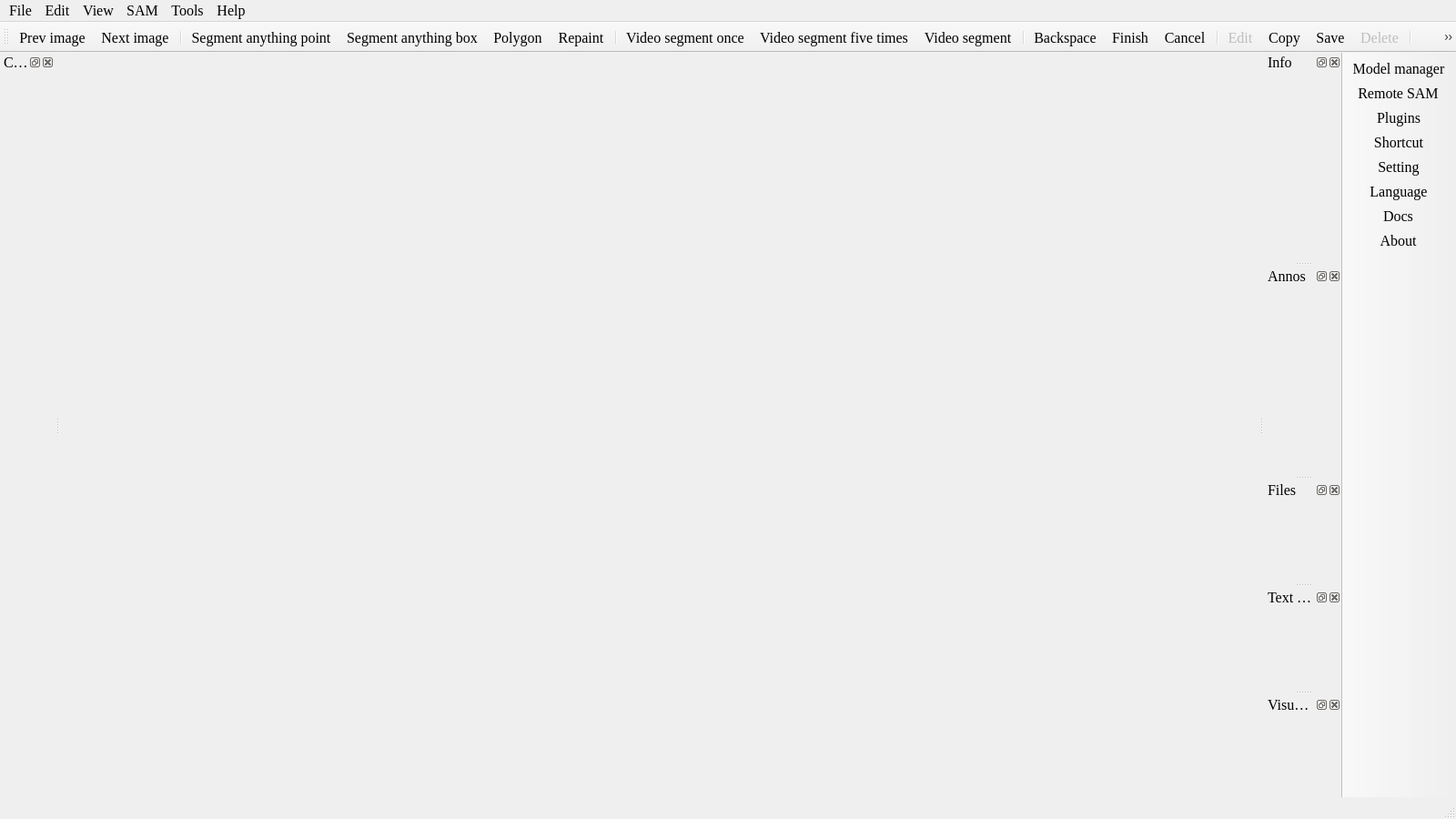
<?xml version="1.0" encoding="UTF-8"?>
<ui version="4.0">
 <class>MainWindow</class>
 <widget class="QMainWindow" name="MainWindow">
  <property name="geometry">
   <rect>
    <x>0</x>
    <y>0</y>
    <width>1600</width>
    <height>900</height>
   </rect>
  </property>
  <property name="minimumSize">
   <size>
    <width>800</width>
    <height>600</height>
   </size>
  </property>
  <property name="font">
   <font>
    <family>Times New Roman</family>
    <pointsize>12</pointsize>
   </font>
  </property>
  <property name="windowTitle">
   <string>IVAS</string>
  </property>
  <property name="windowIcon">
   <iconset resource="../icons.qrc">
    <normaloff>:/icon/logo/ivas.png</normaloff>:/icon/logo/ivas.png</iconset>
  </property>
  <widget class="QWidget" name="centralwidget">
   <layout class="QVBoxLayout" name="verticalLayout">
    <property name="spacing">
     <number>0</number>
    </property>
    <property name="leftMargin">
     <number>0</number>
    </property>
    <property name="topMargin">
     <number>0</number>
    </property>
    <property name="rightMargin">
     <number>0</number>
    </property>
    <property name="bottomMargin">
     <number>0</number>
    </property>
   </layout>
  </widget>
  <widget class="QMenuBar" name="menubar">
   <property name="enabled">
    <bool>true</bool>
   </property>
   <property name="geometry">
    <rect>
     <x>0</x>
     <y>0</y>
     <width>1600</width>
     <height>26</height>
    </rect>
   </property>
   <property name="font">
    <font>
     <family>Times New Roman</family>
     <pointsize>12</pointsize>
    </font>
   </property>
   <property name="autoFillBackground">
    <bool>false</bool>
   </property>
   <property name="defaultUp">
    <bool>false</bool>
   </property>
   <property name="nativeMenuBar">
    <bool>true</bool>
   </property>
   <widget class="QMenu" name="menuFile">
    <property name="font">
     <font>
      <family>Times New Roman</family>
      <pointsize>12</pointsize>
     </font>
    </property>
    <property name="title">
     <string>File</string>
    </property>
    <addaction name="actionImages_dir"/>
    <addaction name="actionLabel_dir"/>
    <addaction name="separator"/>
    <addaction name="actionPrev_image"/>
    <addaction name="actionNext_image"/>
    <addaction name="separator"/>
    <addaction name="actionSetting"/>
    <addaction name="actionExit"/>
   </widget>
   <widget class="QMenu" name="menuView">
    <property name="font">
     <font>
      <family>Times New Roman</family>
      <pointsize>12</pointsize>
     </font>
    </property>
    <property name="title">
     <string>View</string>
    </property>
    <addaction name="separator"/>
    <addaction name="actionPrev_group"/>
    <addaction name="actionNext_group"/>
    <addaction name="actionVisible"/>
    <addaction name="separator"/>
    <addaction name="actionBit_map"/>
    <addaction name="separator"/>
    <addaction name="actionZoom_in"/>
    <addaction name="actionZoom_out"/>
    <addaction name="actionFit_window"/>
    <addaction name="separator"/>
    <addaction name="actionScene_shot"/>
    <addaction name="actionWindow_shot"/>
   </widget>
   <widget class="QMenu" name="menuAbout">
    <property name="font">
     <font>
      <family>Times New Roman</family>
      <pointsize>12</pointsize>
     </font>
    </property>
    <property name="title">
     <string>Help</string>
    </property>
    <addaction name="actionLanguage"/>
    <addaction name="actionShortcut"/>
    <addaction name="actionDocs"/>
    <addaction name="actionCreate_a_desktop_shortcut"/>
    <addaction name="separator"/>
    <addaction name="actionAbout"/>
   </widget>
   <widget class="QMenu" name="menuTools">
    <property name="enabled">
     <bool>true</bool>
    </property>
    <property name="font">
     <font>
      <family>Times New Roman</family>
      <pointsize>12</pointsize>
     </font>
    </property>
    <property name="title">
     <string>Tools</string>
    </property>
    <addaction name="separator"/>
    <addaction name="actionPlugins"/>
    <addaction name="separator"/>
    <addaction name="actionConverter"/>
    <addaction name="actionVideo_to_frames"/>
    <addaction name="actionAuto_segment_with_bounding_box"/>
    <addaction name="actionAnno_validator"/>
    <addaction name="actionProcess_EXIF_tag"/>
   </widget>
   <widget class="QMenu" name="menuEdit">
    <property name="font">
     <font>
      <family>Times New Roman</family>
      <pointsize>12</pointsize>
     </font>
    </property>
    <property name="title">
     <string>Edit</string>
    </property>
    <addaction name="actionSegment_anything_point"/>
    <addaction name="actionSegment_anything_box"/>
    <addaction name="actionPolygon"/>
    <addaction name="actionRepaint"/>
    <addaction name="separator"/>
    <addaction name="actionVideo_segment"/>
    <addaction name="actionVideo_segment_once"/>
    <addaction name="actionVideo_segment_five_times"/>
    <addaction name="separator"/>
    <addaction name="actionBackspace"/>
    <addaction name="actionFinish"/>
    <addaction name="actionCancel"/>
    <addaction name="separator"/>
    <addaction name="actionEdit"/>
    <addaction name="actionDelete"/>
    <addaction name="actionSave"/>
    <addaction name="actionCopy"/>
    <addaction name="separator"/>
    <addaction name="actionTo_top"/>
    <addaction name="actionTo_bottom"/>
    <addaction name="separator"/>
    <addaction name="actionUnion"/>
    <addaction name="actionSubtract"/>
    <addaction name="actionIntersect"/>
    <addaction name="actionExclude"/>
   </widget>
   <widget class="QMenu" name="menuSAM_model">
    <property name="title">
     <string>SAM</string>
    </property>
    <addaction name="actionModel_manage"/>
    <addaction name="separator"/>
    <addaction name="actionRemote_SAM"/>
   </widget>
   <addaction name="menuFile"/>
   <addaction name="menuEdit"/>
   <addaction name="menuView"/>
   <addaction name="menuSAM_model"/>
   <addaction name="menuTools"/>
   <addaction name="menuAbout"/>
  </widget>
  <widget class="QStatusBar" name="statusbar">
   <property name="layoutDirection">
    <enum>Qt::LeftToRight</enum>
   </property>
  </widget>
  <widget class="QToolBar" name="toolBar">
   <property name="font">
    <font>
     <family>Times New Roman</family>
     <pointsize>12</pointsize>
    </font>
   </property>
   <property name="windowTitle">
    <string>toolBar</string>
   </property>
   <property name="iconSize">
    <size>
     <width>24</width>
     <height>24</height>
    </size>
   </property>
   <property name="toolButtonStyle">
    <enum>Qt::ToolButtonIconOnly</enum>
   </property>
   <property name="floatable">
    <bool>false</bool>
   </property>
   <attribute name="toolBarArea">
    <enum>TopToolBarArea</enum>
   </attribute>
   <attribute name="toolBarBreak">
    <bool>false</bool>
   </attribute>
   <addaction name="actionPrev_image"/>
   <addaction name="actionNext_image"/>
   <addaction name="separator"/>
   <addaction name="actionSegment_anything_point"/>
   <addaction name="actionSegment_anything_box"/>
   <addaction name="actionPolygon"/>
   <addaction name="actionRepaint"/>
   <addaction name="separator"/>
   <addaction name="actionVideo_segment_once"/>
   <addaction name="actionVideo_segment_five_times"/>
   <addaction name="actionVideo_segment"/>
   <addaction name="separator"/>
   <addaction name="actionBackspace"/>
   <addaction name="actionFinish"/>
   <addaction name="actionCancel"/>
   <addaction name="separator"/>
   <addaction name="actionEdit"/>
   <addaction name="actionCopy"/>
   <addaction name="actionSave"/>
   <addaction name="actionDelete"/>
   <addaction name="separator"/>
   <addaction name="actionTo_top"/>
   <addaction name="actionTo_bottom"/>
   <addaction name="separator"/>
   <addaction name="actionUnion"/>
   <addaction name="actionSubtract"/>
   <addaction name="actionIntersect"/>
   <addaction name="actionExclude"/>
   <addaction name="separator"/>
   <addaction name="actionZoom_in"/>
   <addaction name="actionZoom_out"/>
   <addaction name="actionFit_window"/>
   <addaction name="actionBit_map"/>
   <addaction name="actionVisible"/>
  </widget>
  <widget class="QDockWidget" name="info_dock">
   <property name="minimumSize">
    <size>
     <width>85</width>
     <height>43</height>
    </size>
   </property>
   <property name="features">
    <set>QDockWidget::AllDockWidgetFeatures</set>
   </property>
   <property name="windowTitle">
    <string>Info</string>
   </property>
   <attribute name="dockWidgetArea">
    <number>2</number>
   </attribute>
   <widget class="QWidget" name="dockWidgetContents_2"/>
  </widget>
  <widget class="QDockWidget" name="annos_dock">
   <property name="minimumSize">
    <size>
     <width>85</width>
     <height>43</height>
    </size>
   </property>
   <property name="features">
    <set>QDockWidget::AllDockWidgetFeatures</set>
   </property>
   <property name="windowTitle">
    <string>Annos</string>
   </property>
   <attribute name="dockWidgetArea">
    <number>2</number>
   </attribute>
   <widget class="QWidget" name="dockWidgetContents_3"/>
  </widget>
  <widget class="QDockWidget" name="files_dock">
   <property name="windowTitle">
    <string>Files</string>
   </property>
   <attribute name="dockWidgetArea">
    <number>2</number>
   </attribute>
   <widget class="QWidget" name="dockWidgetContents"/>
  </widget>
  <widget class="QDockWidget" name="categories_dock">
   <property name="windowTitle">
    <string>Categories</string>
   </property>
   <attribute name="dockWidgetArea">
    <number>1</number>
   </attribute>
   <widget class="QWidget" name="dockWidgetContents_4">
    <layout class="QVBoxLayout" name="verticalLayout_2"/>
   </widget>
  </widget>
  <widget class="QToolBar" name="toolBar_2">
   <property name="windowTitle">
    <string>toolBar_2</string>
   </property>
   <property name="movable">
    <bool>false</bool>
   </property>
   <property name="floatable">
    <bool>false</bool>
   </property>
   <attribute name="toolBarArea">
    <enum>RightToolBarArea</enum>
   </attribute>
   <attribute name="toolBarBreak">
    <bool>false</bool>
   </attribute>
   <addaction name="actionModel_manage"/>
   <addaction name="actionRemote_SAM"/>
   <addaction name="actionPlugins"/>
   <addaction name="actionShortcut"/>
   <addaction name="actionSetting"/>
   <addaction name="actionLanguage"/>
   <addaction name="actionDocs"/>
   <addaction name="actionAbout"/>
  </widget>
  <widget class="QDockWidget" name="text_prompt_dock">
   <property name="windowTitle">
    <string>Text prompt</string>
   </property>
   <attribute name="dockWidgetArea">
    <number>2</number>
   </attribute>
   <widget class="QWidget" name="dockWidgetContents_5"/>
  </widget>
  <widget class="QDockWidget" name="visual_prompt_dock">
   <property name="windowTitle">
    <string>Visual prompt</string>
   </property>
   <attribute name="dockWidgetArea">
    <number>2</number>
   </attribute>
   <widget class="QWidget" name="dockWidgetContents_7"/>
  </widget>
  <action name="actionImages_dir">
   <property name="icon">
    <iconset resource="../icons.qrc">
     <normaloff>:/icon/icons/照片_pic.svg</normaloff>:/icon/icons/照片_pic.svg</iconset>
   </property>
   <property name="text">
    <string>Images dir</string>
   </property>
   <property name="statusTip">
    <string>Open images dir.</string>
   </property>
  </action>
  <action name="actionZoom_in">
   <property name="icon">
    <iconset resource="../icons.qrc">
     <normaloff>:/icon/icons/放大_zoom-in.svg</normaloff>:/icon/icons/放大_zoom-in.svg</iconset>
   </property>
   <property name="text">
    <string>Zoom in</string>
   </property>
   <property name="statusTip">
    <string>Zoom in.</string>
   </property>
  </action>
  <action name="actionZoom_out">
   <property name="icon">
    <iconset resource="../icons.qrc">
     <normaloff>:/icon/icons/缩小_zoom-out.svg</normaloff>:/icon/icons/缩小_zoom-out.svg</iconset>
   </property>
   <property name="text">
    <string>Zoom out</string>
   </property>
   <property name="statusTip">
    <string>Zoom out.</string>
   </property>
  </action>
  <action name="actionFit_window">
   <property name="icon">
    <iconset resource="../icons.qrc">
     <normaloff>:/icon/icons/全宽_fullwidth.svg</normaloff>:/icon/icons/全宽_fullwidth.svg</iconset>
   </property>
   <property name="text">
    <string>Fit window</string>
   </property>
   <property name="toolTip">
    <string>Fit window</string>
   </property>
   <property name="statusTip">
    <string>Fit window.</string>
   </property>
   <property name="shortcut">
    <string>F</string>
   </property>
  </action>
  <action name="actionSetting">
   <property name="icon">
    <iconset resource="../icons.qrc">
     <normaloff>:/icon/icons/设置_setting-two.svg</normaloff>:/icon/icons/设置_setting-two.svg</iconset>
   </property>
   <property name="text">
    <string>Setting</string>
   </property>
   <property name="statusTip">
    <string>Setting.</string>
   </property>
  </action>
  <action name="actionExit">
   <property name="icon">
    <iconset resource="../icons.qrc">
     <normaloff>:/icon/icons/开关_power.svg</normaloff>:/icon/icons/开关_power.svg</iconset>
   </property>
   <property name="text">
    <string>Exit</string>
   </property>
   <property name="toolTip">
    <string>Exit</string>
   </property>
   <property name="statusTip">
    <string>Exit.</string>
   </property>
  </action>
  <action name="actionLabel_dir">
   <property name="icon">
    <iconset resource="../icons.qrc">
     <normaloff>:/icon/icons/文件夹-开_folder-open.svg</normaloff>:/icon/icons/文件夹-开_folder-open.svg</iconset>
   </property>
   <property name="text">
    <string>Label dir</string>
   </property>
   <property name="statusTip">
    <string>Open label dir.</string>
   </property>
  </action>
  <action name="actionSave">
   <property name="icon">
    <iconset resource="../icons.qrc">
     <normaloff>:/icon/icons/保存_save.svg</normaloff>:/icon/icons/保存_save.svg</iconset>
   </property>
   <property name="text">
    <string>Save</string>
   </property>
   <property name="statusTip">
    <string>Save annotation.</string>
   </property>
   <property name="shortcut">
    <string>S</string>
   </property>
  </action>
  <action name="actionPrev_image">
   <property name="checkable">
    <bool>false</bool>
   </property>
   <property name="icon">
    <iconset resource="../icons.qrc">
     <normaloff>:/icon/icons/上一步_back.svg</normaloff>:/icon/icons/上一步_back.svg</iconset>
   </property>
   <property name="text">
    <string>Prev image</string>
   </property>
   <property name="toolTip">
    <string>Prev image</string>
   </property>
   <property name="statusTip">
    <string>Prev image.</string>
   </property>
   <property name="shortcut">
    <string>A</string>
   </property>
   <property name="menuRole">
    <enum>QAction::TextHeuristicRole</enum>
   </property>
   <property name="priority">
    <enum>QAction::NormalPriority</enum>
   </property>
  </action>
  <action name="actionNext_image">
   <property name="icon">
    <iconset resource="../icons.qrc">
     <normaloff>:/icon/icons/下一步_next.svg</normaloff>:/icon/icons/下一步_next.svg</iconset>
   </property>
   <property name="text">
    <string>Next image</string>
   </property>
   <property name="toolTip">
    <string>Next image</string>
   </property>
   <property name="statusTip">
    <string>Next image.</string>
   </property>
   <property name="shortcut">
    <string>D</string>
   </property>
  </action>
  <action name="actionShortcut">
   <property name="icon">
    <iconset resource="../icons.qrc">
     <normaloff>:/icon/icons/键盘_keyboard-one.svg</normaloff>:/icon/icons/键盘_keyboard-one.svg</iconset>
   </property>
   <property name="text">
    <string>Shortcut</string>
   </property>
  </action>
  <action name="actionAbout">
   <property name="icon">
    <iconset resource="../icons.qrc">
     <normaloff>:/icon/logo/ivas.png</normaloff>:/icon/logo/ivas.png</iconset>
   </property>
   <property name="text">
    <string>About</string>
   </property>
  </action>
  <action name="actionSegment_anything_point">
   <property name="icon">
    <iconset resource="../icons.qrc">
     <normaloff>:/icon/logo/ivas.png</normaloff>:/icon/logo/ivas.png</iconset>
   </property>
   <property name="text">
    <string>Segment anything point</string>
   </property>
   <property name="toolTip">
    <string>Segment anything point</string>
   </property>
   <property name="statusTip">
    <string>Quick annotate using Segment anything.</string>
   </property>
   <property name="shortcut">
    <string>Q</string>
   </property>
  </action>
  <action name="actionDelete">
   <property name="enabled">
    <bool>false</bool>
   </property>
   <property name="icon">
    <iconset resource="../icons.qrc">
     <normaloff>:/icon/icons/删除_delete.svg</normaloff>:/icon/icons/删除_delete.svg</iconset>
   </property>
   <property name="text">
    <string>Delete</string>
   </property>
   <property name="toolTip">
    <string>Delete polygon</string>
   </property>
   <property name="statusTip">
    <string>Delete polygon.</string>
   </property>
   <property name="shortcut">
    <string>Del</string>
   </property>
  </action>
  <action name="actionBit_map">
   <property name="checkable">
    <bool>false</bool>
   </property>
   <property name="icon">
    <iconset resource="../icons.qrc">
     <normaloff>:/icon/icons/照片_pic.svg</normaloff>:/icon/icons/照片_pic.svg</iconset>
   </property>
   <property name="text">
    <string>Bit map</string>
   </property>
   <property name="statusTip">
    <string>Show instance or segmeent state.</string>
   </property>
   <property name="shortcut">
    <string>Space</string>
   </property>
  </action>
  <action name="actionEdit">
   <property name="enabled">
    <bool>false</bool>
   </property>
   <property name="icon">
    <iconset resource="../icons.qrc">
     <normaloff>:/icon/icons/编辑_edit.svg</normaloff>:/icon/icons/编辑_edit.svg</iconset>
   </property>
   <property name="text">
    <string>Edit</string>
   </property>
   <property name="toolTip">
    <string>Edit polygon</string>
   </property>
   <property name="statusTip">
    <string>Edit polygon attribute.</string>
   </property>
  </action>
  <action name="actionTo_top">
   <property name="enabled">
    <bool>false</bool>
   </property>
   <property name="icon">
    <iconset resource="../icons.qrc">
     <normaloff>:/icon/icons/去顶部_to-top.svg</normaloff>:/icon/icons/去顶部_to-top.svg</iconset>
   </property>
   <property name="text">
    <string>To top</string>
   </property>
   <property name="toolTip">
    <string>Move polygon to top layer</string>
   </property>
   <property name="statusTip">
    <string>Move polygon to top layer.</string>
   </property>
   <property name="shortcut">
    <string>T</string>
   </property>
  </action>
  <action name="actionTo_bottom">
   <property name="enabled">
    <bool>false</bool>
   </property>
   <property name="icon">
    <iconset resource="../icons.qrc">
     <normaloff>:/icon/icons/去底部_to-bottom.svg</normaloff>:/icon/icons/去底部_to-bottom.svg</iconset>
   </property>
   <property name="text">
    <string>To bottom</string>
   </property>
   <property name="toolTip">
    <string>Move polygon to bottom layer</string>
   </property>
   <property name="statusTip">
    <string>Move polygon to bottom layer.</string>
   </property>
   <property name="shortcut">
    <string>B</string>
   </property>
  </action>
  <action name="actionBackspace">
   <property name="icon">
    <iconset resource="../icons.qrc">
     <normaloff>:/icon/icons/删除_delete-two.svg</normaloff>:/icon/icons/删除_delete-two.svg</iconset>
   </property>
   <property name="text">
    <string>Backspace</string>
   </property>
   <property name="toolTip">
    <string>Backspace</string>
   </property>
   <property name="statusTip">
    <string>Backspace.</string>
   </property>
   <property name="shortcut">
    <string>Z</string>
   </property>
  </action>
  <action name="actionCancel">
   <property name="icon">
    <iconset resource="../icons.qrc">
     <normaloff>:/icon/icons/关闭_close-one.svg</normaloff>:/icon/icons/关闭_close-one.svg</iconset>
   </property>
   <property name="text">
    <string>Cancel</string>
   </property>
   <property name="toolTip">
    <string>Cancel annotation</string>
   </property>
   <property name="statusTip">
    <string>Cancel annotation.</string>
   </property>
   <property name="shortcut">
    <string>Esc</string>
   </property>
  </action>
  <action name="actionFinish">
   <property name="icon">
    <iconset resource="../icons.qrc">
     <normaloff>:/icon/icons/校验_check-one.svg</normaloff>:/icon/icons/校验_check-one.svg</iconset>
   </property>
   <property name="text">
    <string>Finish</string>
   </property>
   <property name="toolTip">
    <string>Finish annotation</string>
   </property>
   <property name="statusTip">
    <string>Finish annotation.</string>
   </property>
   <property name="shortcut">
    <string>E</string>
   </property>
  </action>
  <action name="actionPolygon">
   <property name="icon">
    <iconset resource="../icons.qrc">
     <normaloff>:/icon/icons/锚点_anchor.svg</normaloff>:/icon/icons/锚点_anchor.svg</iconset>
   </property>
   <property name="text">
    <string>Polygon</string>
   </property>
   <property name="toolTip">
    <string>Draw polygon</string>
   </property>
   <property name="statusTip">
    <string>Accurately annotate by drawing polygon. </string>
   </property>
   <property name="shortcut">
    <string>C</string>
   </property>
  </action>
  <action name="actionVisible">
   <property name="icon">
    <iconset resource="../icons.qrc">
     <normaloff>:/icon/icons/眼睛_eyes.svg</normaloff>:/icon/icons/眼睛_eyes.svg</iconset>
   </property>
   <property name="text">
    <string>Visible</string>
   </property>
   <property name="toolTip">
    <string>Visible</string>
   </property>
   <property name="statusTip">
    <string>Visible.</string>
   </property>
   <property name="shortcut">
    <string>V</string>
   </property>
  </action>
  <action name="actionModel_manage">
   <property name="icon">
    <iconset resource="../icons.qrc">
     <normaloff>:/icon/icons/列表_list-middle.svg</normaloff>:/icon/icons/列表_list-middle.svg</iconset>
   </property>
   <property name="text">
    <string>Model manager</string>
   </property>
   <property name="iconText">
    <string>Model manager</string>
   </property>
   <property name="toolTip">
    <string>Model manager</string>
   </property>
   <property name="statusTip">
    <string>Model manager.</string>
   </property>
   <property name="whatsThis">
    <string>Model manager.</string>
   </property>
   <property name="font">
    <font>
     <family>Times New Roman</family>
     <pointsize>12</pointsize>
    </font>
   </property>
  </action>
  <action name="actionConverter">
   <property name="icon">
    <iconset resource="../icons.qrc">
     <normaloff>:/icon/icons/转换文件夹1_folder-conversion-one.svg</normaloff>:/icon/icons/转换文件夹1_folder-conversion-one.svg</iconset>
   </property>
   <property name="text">
    <string>Converter</string>
   </property>
  </action>
  <action name="actionAuto_segment_with_bounding_box">
   <property name="icon">
    <iconset resource="../icons.qrc">
     <normaloff>:/icon/logo/ivas.png</normaloff>:/icon/logo/ivas.png</iconset>
   </property>
   <property name="text">
    <string>Auto segment with bounding box</string>
   </property>
  </action>
  <action name="actionAnno_validator">
   <property name="icon">
    <iconset resource="../icons.qrc">
     <normaloff>:/icon/icons/检查_inspection.svg</normaloff>:/icon/icons/检查_inspection.svg</iconset>
   </property>
   <property name="text">
    <string>Annos validator</string>
   </property>
  </action>
  <action name="actionCopy">
   <property name="icon">
    <iconset resource="../icons.qrc">
     <normaloff>:/icon/icons/复制_copy.svg</normaloff>:/icon/icons/复制_copy.svg</iconset>
   </property>
   <property name="text">
    <string>Copy</string>
   </property>
   <property name="shortcut">
    <string>Ctrl+C</string>
   </property>
  </action>
  <action name="actionUnion">
   <property name="icon">
    <iconset resource="../icons.qrc">
     <normaloff>:/icon/icons/合并选择_union-selection.svg</normaloff>:/icon/icons/合并选择_union-selection.svg</iconset>
   </property>
   <property name="text">
    <string>Union</string>
   </property>
   <property name="statusTip">
    <string>Select two polygons from the canvas and calculate their union. </string>
   </property>
   <property name="shortcut">
    <string>Ctrl+A</string>
   </property>
  </action>
  <action name="actionSubtract">
   <property name="icon">
    <iconset resource="../icons.qrc">
     <normaloff>:/icon/icons/减去上一层_subtract-selection-one.svg</normaloff>:/icon/icons/减去上一层_subtract-selection-one.svg</iconset>
   </property>
   <property name="text">
    <string>Subtract</string>
   </property>
   <property name="statusTip">
    <string>Select two polygons from the canvas and calculate their subtract. </string>
   </property>
   <property name="shortcut">
    <string>Ctrl+D</string>
   </property>
  </action>
  <action name="actionIntersect">
   <property name="icon">
    <iconset resource="../icons.qrc">
     <normaloff>:/icon/icons/相交选择_intersect-selection.svg</normaloff>:/icon/icons/相交选择_intersect-selection.svg</iconset>
   </property>
   <property name="text">
    <string>Intersect</string>
   </property>
   <property name="statusTip">
    <string>Select two polygons from the canvas and calculate their intersect. </string>
   </property>
   <property name="shortcut">
    <string>Ctrl+Q</string>
   </property>
  </action>
  <action name="actionExclude">
   <property name="icon">
    <iconset resource="../icons.qrc">
     <normaloff>:/icon/icons/排除选择_exclude-selection.svg</normaloff>:/icon/icons/排除选择_exclude-selection.svg</iconset>
   </property>
   <property name="text">
    <string>Exclude</string>
   </property>
   <property name="statusTip">
    <string>Select two polygons from the canvas and calculate their exclude. </string>
   </property>
   <property name="shortcut">
    <string>Ctrl+E</string>
   </property>
  </action>
  <action name="actionVideo_segment">
   <property name="icon">
    <iconset resource="../icons.qrc">
     <normaloff>:/icon/icons/play-all.svg</normaloff>:/icon/icons/play-all.svg</iconset>
   </property>
   <property name="text">
    <string>Video segment</string>
   </property>
   <property name="statusTip">
    <string>Video segment full frames.(only support sam2 model)</string>
   </property>
  </action>
  <action name="actionVideo_segment_once">
   <property name="icon">
    <iconset resource="../icons.qrc">
     <normaloff>:/icon/icons/play-1.svg</normaloff>:/icon/icons/play-1.svg</iconset>
   </property>
   <property name="text">
    <string>Video segment once</string>
   </property>
   <property name="statusTip">
    <string>Video segment the next frame.(only support sam2 model)</string>
   </property>
  </action>
  <action name="actionVideo_segment_five_times">
   <property name="icon">
    <iconset resource="../icons.qrc">
     <normaloff>:/icon/icons/play-5.svg</normaloff>:/icon/icons/play-5.svg</iconset>
   </property>
   <property name="text">
    <string>Video segment five times</string>
   </property>
   <property name="statusTip">
    <string>Video segment next five frames.(only support sam2 model)</string>
   </property>
  </action>
  <action name="actionVideo_to_frames">
   <property name="icon">
    <iconset resource="../icons.qrc">
     <normaloff>:/icon/icons/视频_video-two.svg</normaloff>:/icon/icons/视频_video-two.svg</iconset>
   </property>
   <property name="text">
    <string>Video to frames</string>
   </property>
  </action>
  <action name="actionSegment_anything_box">
   <property name="icon">
    <iconset resource="../icons.qrc">
     <normaloff>:/icon/icons/小矩形_rectangle-small.svg</normaloff>:/icon/icons/小矩形_rectangle-small.svg</iconset>
   </property>
   <property name="text">
    <string>Segment anything box</string>
   </property>
   <property name="statusTip">
    <string>Quick annotate using Segment anything.</string>
   </property>
   <property name="shortcut">
    <string>W</string>
   </property>
  </action>
  <action name="actionPrev_group">
   <property name="icon">
    <iconset resource="../icons.qrc">
     <normaloff>:/icon/icons/上一步_back.svg</normaloff>:/icon/icons/上一步_back.svg</iconset>
   </property>
   <property name="text">
    <string>Prev group</string>
   </property>
   <property name="shortcut">
    <string>`</string>
   </property>
  </action>
  <action name="actionNext_group">
   <property name="icon">
    <iconset resource="../icons.qrc">
     <normaloff>:/icon/icons/下一步_next.svg</normaloff>:/icon/icons/下一步_next.svg</iconset>
   </property>
   <property name="text">
    <string>Next group</string>
   </property>
   <property name="shortcut">
    <string>Ctrl+`</string>
   </property>
  </action>
  <action name="actionRepaint">
   <property name="icon">
    <iconset resource="../icons.qrc">
     <normaloff>:/icon/icons/编辑撰写_writing-fluently.svg</normaloff>:/icon/icons/编辑撰写_writing-fluently.svg</iconset>
   </property>
   <property name="text">
    <string>Repaint</string>
   </property>
   <property name="shortcut">
    <string>R</string>
   </property>
  </action>
  <action name="actionScene_shot">
   <property name="icon">
    <iconset resource="../icons.qrc">
     <normaloff>:/icon/icons/截屏_screenshot-two.svg</normaloff>:/icon/icons/截屏_screenshot-two.svg</iconset>
   </property>
   <property name="text">
    <string>Scene shot</string>
   </property>
   <property name="shortcut">
    <string>P</string>
   </property>
  </action>
  <action name="actionWindow_shot">
   <property name="icon">
    <iconset resource="../icons.qrc">
     <normaloff>:/icon/icons/截屏_screenshot-two.svg</normaloff>:/icon/icons/截屏_screenshot-two.svg</iconset>
   </property>
   <property name="text">
    <string>Window shot</string>
   </property>
   <property name="shortcut">
    <string>Ctrl+P</string>
   </property>
  </action>
  <action name="actionLanguage">
   <property name="icon">
    <iconset resource="../icons.qrc">
     <normaloff>:/icon/icons/中文_chinese.svg</normaloff>:/icon/icons/中文_chinese.svg</iconset>
   </property>
   <property name="text">
    <string>Language</string>
   </property>
  </action>
  <action name="actionRemote_SAM">
   <property name="icon">
    <iconset resource="../icons.qrc">
     <normaloff>:/icon/icons/云运行_link-cloud.svg</normaloff>:/icon/icons/云运行_link-cloud.svg</iconset>
   </property>
   <property name="text">
    <string>Remote SAM</string>
   </property>
   <property name="font">
    <font>
     <family>Times New Roman</family>
     <pointsize>12</pointsize>
    </font>
   </property>
  </action>
  <action name="actionProcess_EXIF_tag">
   <property name="icon">
    <iconset resource="../icons.qrc">
     <normaloff>:/icon/icons/照片_pic.svg</normaloff>:/icon/icons/照片_pic.svg</iconset>
   </property>
   <property name="text">
    <string>Process EXIF tag</string>
   </property>
  </action>
  <action name="actionPlugins">
   <property name="icon">
    <iconset resource="../icons.qrc">
     <normaloff>:/icon/icons/拼图_puzzle.svg</normaloff>:/icon/icons/拼图_puzzle.svg</iconset>
   </property>
   <property name="text">
    <string>Plugins</string>
   </property>
  </action>
  <action name="actionDocs">
   <property name="icon">
    <iconset resource="../icons.qrc">
     <normaloff>:/icon/icons/书籍1_book-one.svg</normaloff>:/icon/icons/书籍1_book-one.svg</iconset>
   </property>
   <property name="text">
    <string>Docs</string>
   </property>
  </action>
  <action name="actionCreate_a_desktop_shortcut">
   <property name="text">
    <string>Create a desktop shortcut</string>
   </property>
  </action>
 </widget>
 <resources>
  <include location="../icons.qrc"/>
 </resources>
 <connections/>
</ui>
